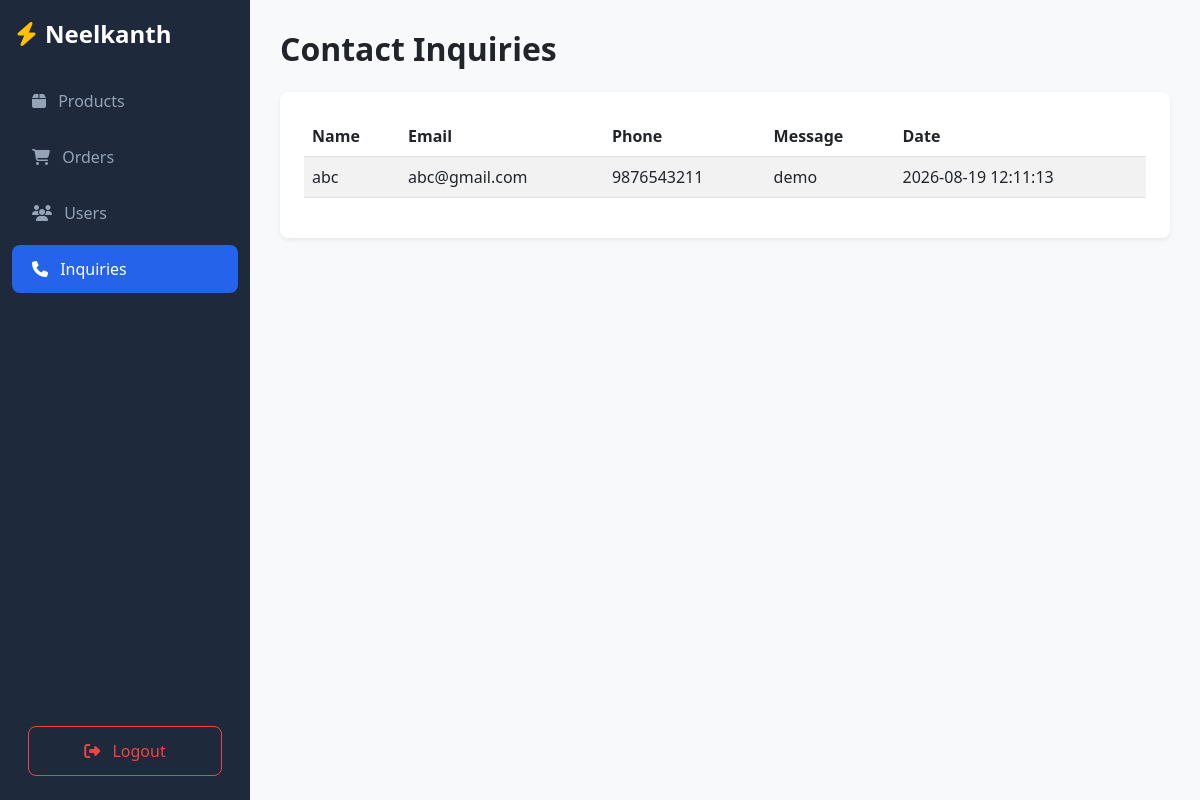
The app's page /admin/inquiries.php (signed in) with its own data.
### tables this page shows
CREATE TABLE `inquiries` (
  `id` int(11) NOT NULL,
  `name` varchar(100) NOT NULL,
  `email` varchar(100) NOT NULL,
  `phone` varchar(20) DEFAULT NULL,
  `message` text DEFAULT NULL,
  `created_at` timestamp NOT NULL DEFAULT current_timestamp()
);

### admin/inquiries.php (the view, shortened to what this page needs)
<?php
require_once '../config/db.php';
include 'sidebar.php';
$inquiries = $conn->query("SELECT * FROM inquiries ORDER BY id DESC");
?>
<h2 class="fw-bold mb-4">Contact Inquiries</h2>
<div class="card border-0 shadow-sm p-4 rounded-3">
    <?php if ($inquiries && $inquiries->num_rows > 0): ?>
        <table class="table table-striped align-middle">
            <thead>
                <tr>
                    <th>Name</th>
                    <th>Email</th>
                    <th>Phone</th>
                    <th>Message</th>
                    <th>Date</th>
                </tr>
            </thead>
            <tbody>
                <?php while($row = $inquiries->fetch_assoc()): ?>
                    <tr>
                        <td><?php echo htmlspecialchars($row['name']); ?></td>
                        <td><?php echo htmlspecialchars($row['email']); ?></td>
                        <td><?php echo htmlspecialchars($row['phone']); ?></td>
                        <td><?php echo htmlspecialchars($row['message']); ?></td>
                        <td><?php echo htmlspecialchars($row['created_at']); ?></td>
                    </tr>
                <?php endwhile; ?>
            </tbody>
        </table>
    <?php else: ?>
        <p class="text-muted mb-0">No inquiries yet.</p>
    <?php endif; ?>
</div>
</div></div></body></html>

### admin/sidebar.php (style rules this page uses)
body { background-color: #f8f9fa; }

### records on screen
inquiries: name "abc", email "abc@gmail.com", phone "9876543211", message "demo", created_at "2026-08-19 12:11:13"
